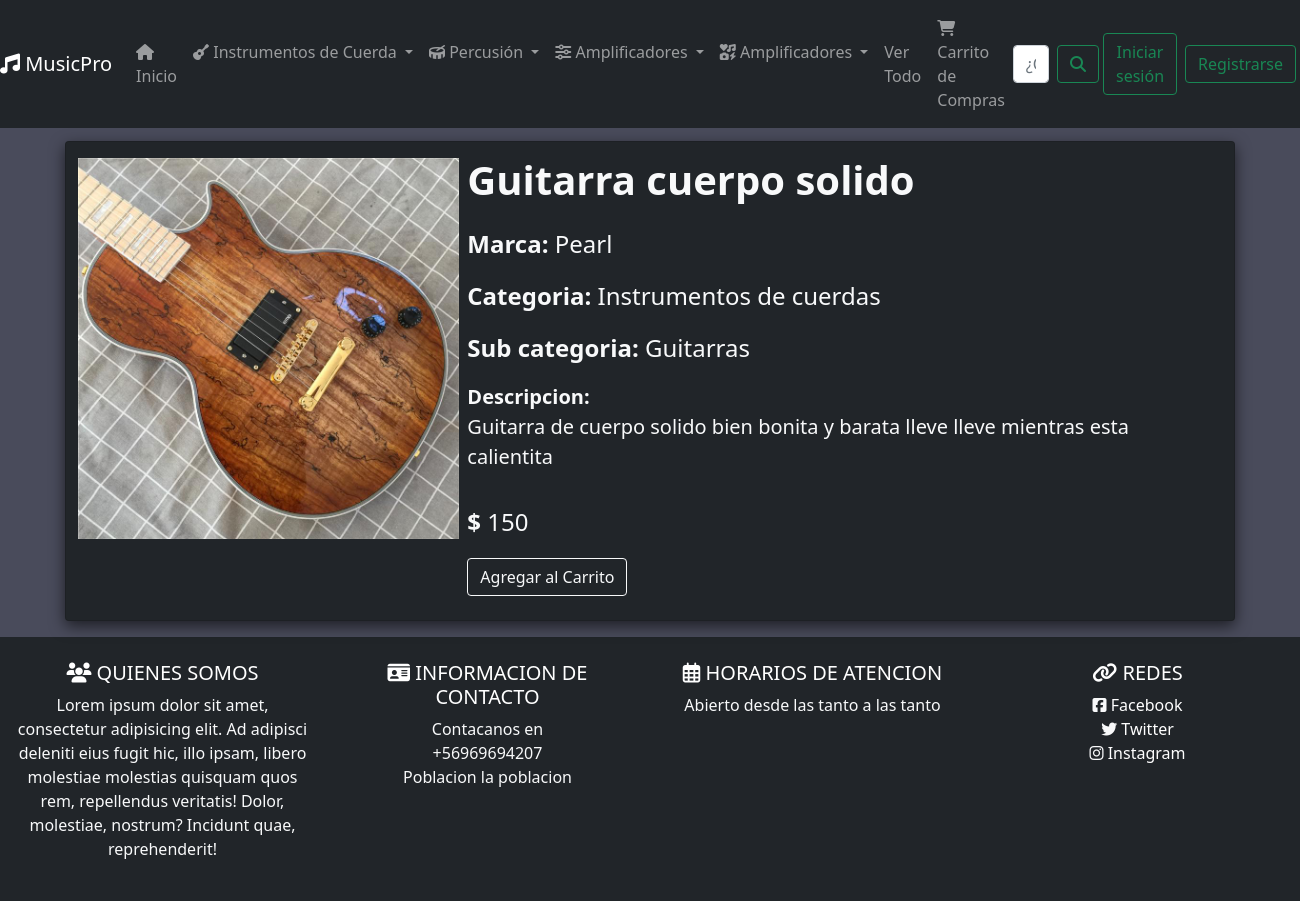
The page /detalle/1 on the database as committed earlier.
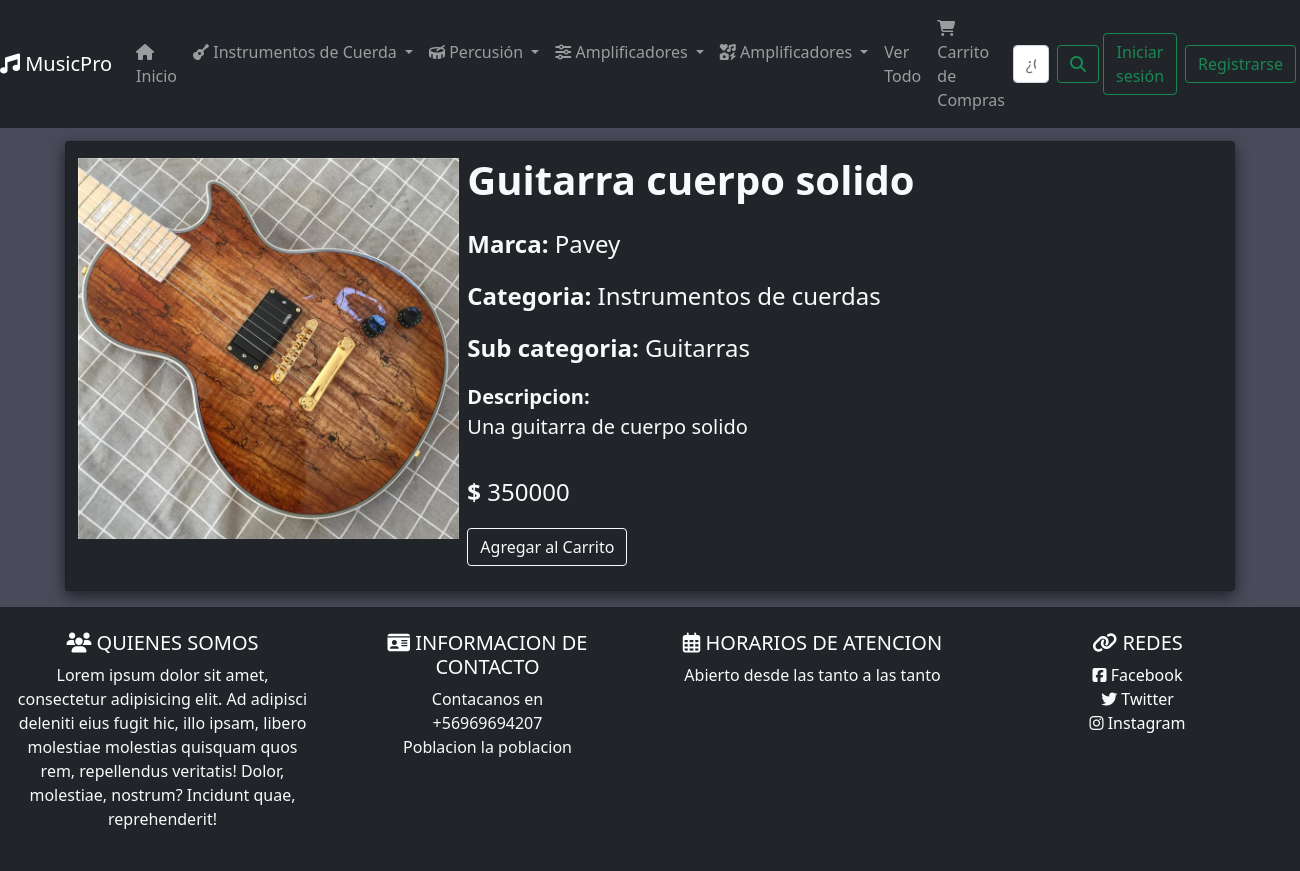
The same page on the database as committed later.
### MusicPro/models.py (models this page shows)
class Productos(models.Model):
    nombre = models.CharField(max_length=50)
    descripcion = models.TextField(max_length=1000)
    serie_del_producto = models.CharField(max_length=6)
    marca = models.CharField(max_length=20)
    codigo = models.CharField(max_length=50)
    categoria_producto = models.CharField(max_length=30, choices=CATEGORIA_CHOICES, default=INSTRUMENTOSDECUERDAS)
    sub_categoria_producto = models.CharField(max_length=30, choices=SUBCATEGORIA_CHOICES, default=NOSELECTION)
    sub_sub_categoria = models.CharField(max_length=30, choices=SUBSUBCATEGORIA_CHOICES, default=NOSELECTION)
    precio = models.IntegerField(default=0, null=True)
    image = models.ImageField(upload_to='instrumentos_images/', verbose_name='Imagen Principal')

### MusicPro/views.py (the view)
# urls.py: path('detalle/<int:producto_id>',views.detalle, name='detalle'),
def detalle(request, producto_id):
    cart = Cart(request)
    productos = get_object_or_404(Productos, pk=producto_id)
    args = {'productos': productos, 'CATEGORIA_CHOICES': CATEGORIA_CHOICES,
            'SUBCATEGORIA_CHOICES': SUBCATEGORIA_CHOICES, 'SUBSUBCATEGORIA_CHOICES': SUBSUBCATEGORIA_CHOICES}
    return render(request, 'detalle.html', args)

### templates/detalle.html (shortened to what this page needs)
{% extends 'base.html' %}
{% load static %}
{% block content %}
    <div class="row justify-content-center">
        <div class="card mb-3 d-flex"
             style="margin-top: 1%; width: 90%; box-shadow: 0 0.313rem 0.938rem rgba(0, 0, 0, 0.6);">
            <div class="row g-0">
                <div class="col-lg-4">
                    <a href="{{ productos.image.url }}" data-lightbox="home-images" target="blank">
                        <img src="{{ productos.image.url }}" alt="" class="img-main img-fluid mb-3 mt-3 mx-auto">
                    </a>
                </div>
                <div class="col-lg-8">
                    <table class="table table-borderless">
                        <thead>
                        <tr>
                            <th scope="col" class="fw-bold fs-1 text-light">{{ productos.nombre }}</th>
                        </tr>
                        </thead>
                        <tbody>
                        <tr>
                            <td class="fs-4 text-light">
                                <ttext class="fw-bold">Marca:</ttext>
                                {{ productos.marca }}
                            </td>
                        </tr>
                        <tr>
                            <td class="fs-4 text-light">
                                <ttext class="fw-bold">Categoria:</ttext>
                                {{ productos.categoria_producto }}
                            </td>
                        </tr>
                        <tr>
                            <td class="fs-4 text-light">
                                <ttext class="fw-bold">Sub categoria:</ttext>
                                {{ productos.sub_categoria_producto }}
                            </td>
                        </tr>
                        <tr>
                            <td class="fs-5 text-light">
                                <ttext class="fw-bold">Descripcion:</ttext>
                                <p class="fw-light">{{ productos.descripcion }}</p>
                            </td>
                        </tr>
                        <tr>
                            <td class="fs-4 text-light">
                                <ttext class="fw-bold">$</ttext>
                                {{ productos.precio }}
                            </td>
                        </tr>
                        <tr>
                            <td class="fs-4 justify-content-end">
                                <a class="add-to-cart btn ms-auto btn-outline-light" href="{% url 'add_product_catalogo' productos.id %}">Agregar al Carrito</a>
                            </td>
                        </tr>
                        </tbody>
                    </table>
                </div>
            </div>
        </div>
    </div>
{% endblock %}

Rows that differ between the two databases and show on the page:
changed Productos "Guitarra cuerpo solido": marca "Pearl" → "Pavey"; descripcion "Guitarra de cuerpo solido bien bonita y barata lleve lleve mientras esta calientita" → "Una guitarra de cuerpo solido"; precio "150" → "350000"
